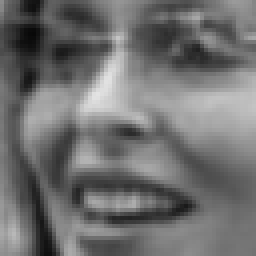
#> input picture lfwcrop_grey/faces/Barbara_Bach_0001.pgm, 64 x 64 px (shown 4 times larger); its folder holds 4 pictures in this run
$ python algo.py
#> lines starting #> are read from the running program, lines starting #| are printed output that depends on the picture
import matplotlib.pyplot as plt
import numpy as np
import os
import random

# display faces with labels for predictions
def plot_portraits(images, titles, h, w, n_row, n_col):
    plt.figure(figsize=(2.2 * n_col, 2.2 * n_row))
    plt.subplots_adjust(bottom=0, left=.01, right=.99, top=.90, hspace=.20)
    for i in range(n_row * n_col):
        plt.subplot(n_row, n_col, i + 1)
        plt.imshow(images[i].reshape((h, w)), cmap=plt.cm.gray)
        plt.title(titles[i])
        plt.xticks(())
        plt.yticks(())

# perform principal component analysis
def pca(X, n_pc):
    # get the mean of each image and center its vector on the origin
    mean = np.mean(X, axis=0)
    centered_data = X-mean

    # perform singular value decomposition
    U, S, V = np.linalg.svd(centered_data)
    components = V[:n_pc]
    projected = U[:,:n_pc]*S[:n_pc]

    return projected, components, mean, centered_data

##############################################################################

DIR_NAME = 'lfwcrop_grey/faces'
n_components = 50
TRAIN_SIZE = 800
TEST_SIZE = 200

# load in images and filenames
celebrity_photos = os.listdir(DIR_NAME)[1:1001]
celebrity_images = [(DIR_NAME + '/' + photo) for photo in celebrity_photos]

# convert each image to a 64x64 matrix
print("Loading images...")
images = np.array([plt.imread(image) for image in celebrity_images], dtype=np.float64)
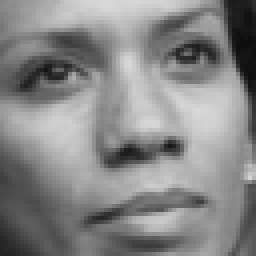
#> input picture lfwcrop_grey/faces/Barbara_Becker_0001.pgm, 64 x 64 px (shown 4 times larger)
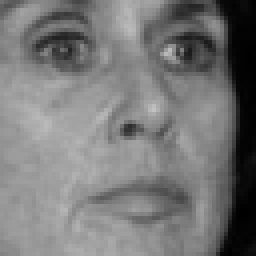
#> input picture lfwcrop_grey/faces/Barbara_Bodine_0001.pgm, 64 x 64 px (shown 4 times larger)
print("Images loaded.")

# convert image filenames
celebrity_names = [name[:name.find('0')-1].replace("_", " ") for name in celebrity_photos]
n_samples, h, w = images.shape
#> n_samples = 3; h = 64; w = 64
#plot_portraits(images, celebrity_names, h, w, n_row=4, n_col=4)

print("Shuffling data...")

# shuffle data to remove bias
paired_data = list(zip(images, celebrity_names))
#> paired_data = 3 items
#random.seed(0)
random.shuffle(paired_data)
images, labels = zip(*paired_data)
#> labels = ('Barbara Bach', 'Barbara Bodine', 'Barbara Becker')

images = np.array(images)
labels = np.array(labels)

print("Data shuffled.")

# split data into training and testing data
train_images = images[:TRAIN_SIZE]
train_labels = labels[:TRAIN_SIZE]
test_images = images[TRAIN_SIZE:]
#> test_images = empty array
test_labels = labels[TRAIN_SIZE:]

print("Calculating eigenfaces...")

#> (the run stopped early here; a loop or call above may not have finished)
